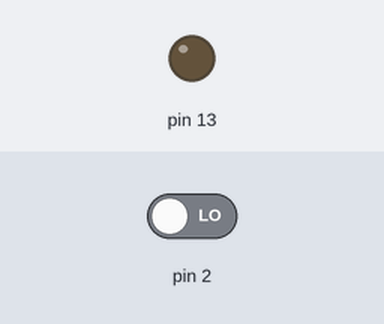
Recording of a sketch running on a simulated Arduino Uno, built with avr-gcc and run on an emulated ATmega328P. Parts: output pins drawn as LEDs (lit = HIGH). Inputs (shaded band) come from the test bench; at power-on: pin 2 LOW.

Above: at 1.2 s.
1.3 s: pin 2 driven HIGH
At 2.0 s:
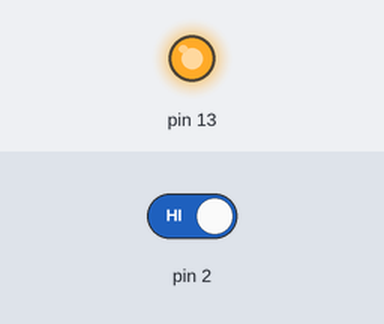
2.8 s: pin 2 driven LOW
At 3.1 s:
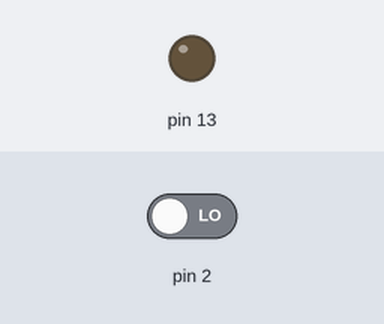
Timing chart, 0 to 5.8 s (numbered marks = the images above; inputs shaded):
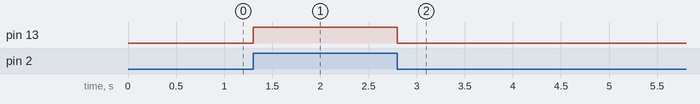

The sketch:

Code.ino
```cpp
void setup()
{
  pinMode(13, OUTPUT);
  pinMode(2, INPUT);
}

void loop()
{
  boolean val = digitalRead(2);

  if (val){
    digitalWrite(13, HIGH);
  }
  else {
    digitalWrite(13,LOW);
  }
}
```

Measured:
- after the input at 1.3 s, pin 13: LOW → HIGH at once
- after the input at 2.8 s, pin 13: HIGH → LOW at once
